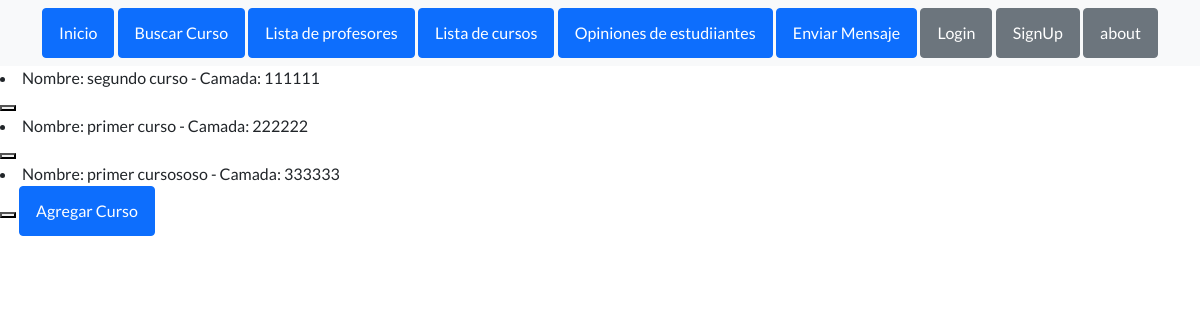
/mostrar_cursos/, run on an earlier commit of the app's database.
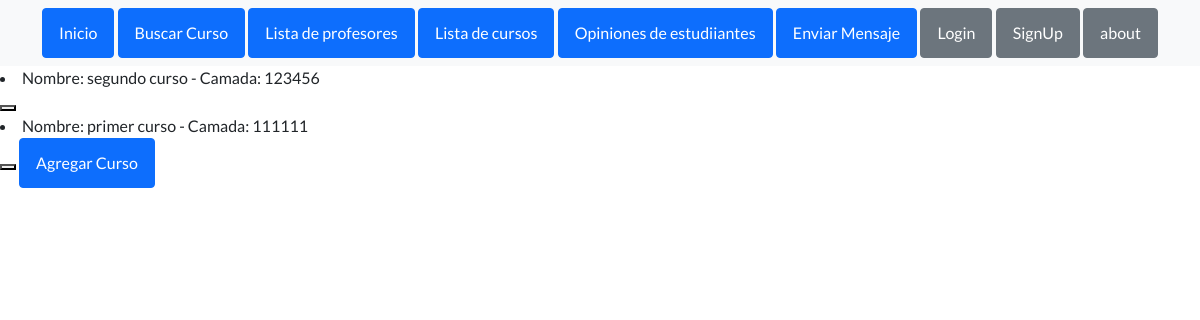
And on a later commit of the database.
### appCoder/models.py (models this page shows)
class Curso(models.Model):
    nombre=models.CharField(max_length=40)
    camada=models.IntegerField()
    def __str__(self) -> str:
        return f' Nombre: {self.nombre} - Camada: {self.camada} '

### appCoder/views.py (the view)
# urls.py: path('mostrar_cursos/', mostrar_cursos, name='mostrar_cursos'),
def mostrar_cursos(request):
      cursos= Curso.objects.all()
      context = {'cursos': cursos}
      return render(request, 'mostrar_cursos.html', context=context)

### appCoder/templates/mostrar_cursos.html (shortened to what this page needs)
{% extends "index.html" %}
{%load static %}
{% block codigoDinamico %}
<body>
    {% for p in cursos %}
        <li>{{ p }}</li>
        <button>
         </button>
    {% endfor %}
</body>
<a class="btn btn-primary" href="{% url 'cursos' %}"> Agregar Curso </a>
{% endblock %}

What changed in the data, as far as the page shows it:
removed Curso: nombre+camada "Nombre: primer cursososo - Camada: 333333"
changed Curso: nombre+camada "Nombre: segundo curso - Camada: 111111" → "Nombre: segundo curso - Camada: 123456"
changed Curso: nombre+camada "Nombre: primer curso - Camada: 222222" → "Nombre: primer curso - Camada: 111111"
